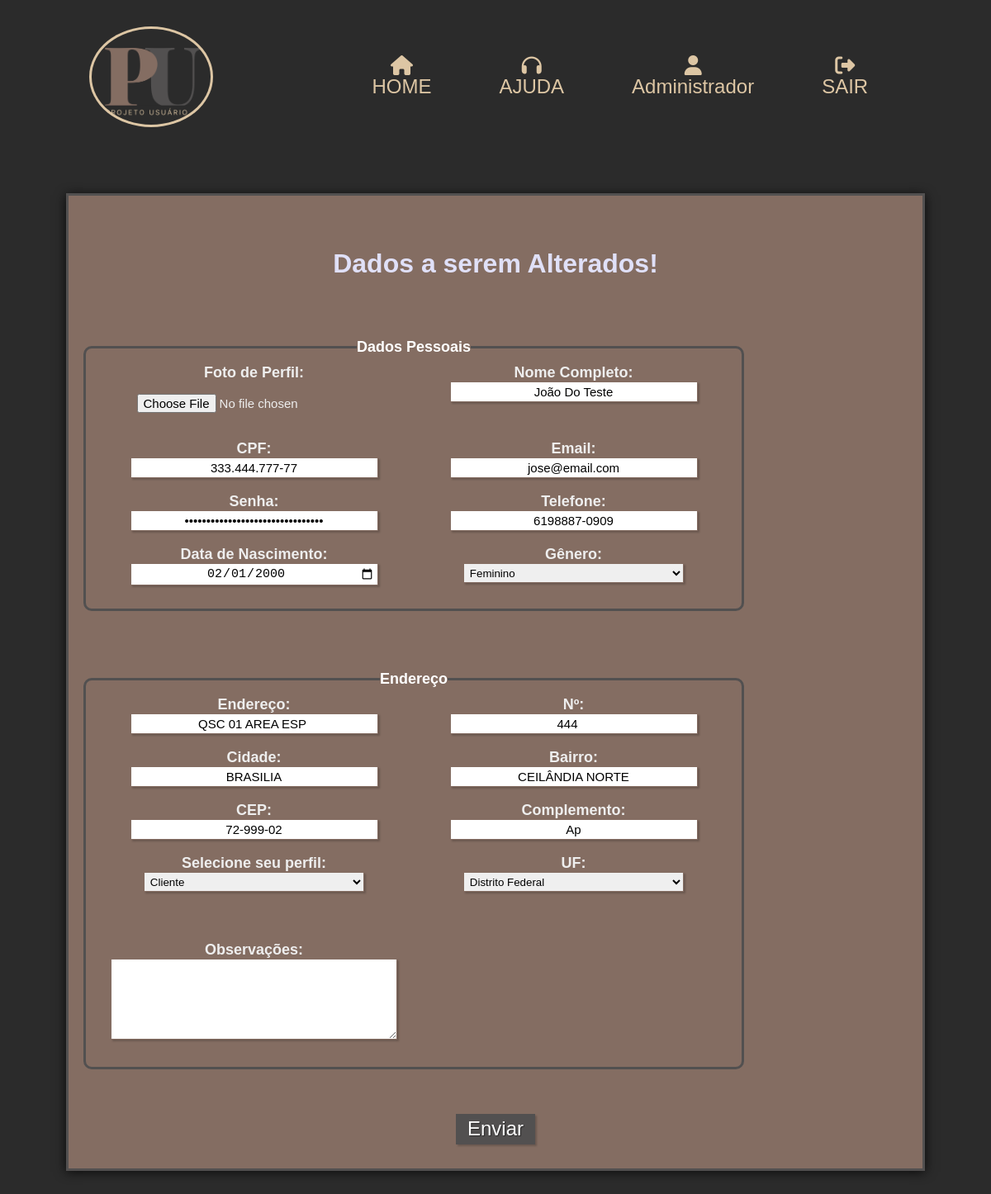
Page /view/alterar_adm_usu.php?id_usuario=2 (signed in) on the committed database.
### tables this page shows
CREATE TABLE `usuario` (
  `id_usuario` INT(11) NOT NULL AUTO_INCREMENT,
  `nome_usu` VARCHAR(100) NOT NULL,
  `email` VARCHAR(100) NOT NULL,
  `senha` VARCHAR(50) NOT NULL,
  `telefone` VARCHAR(20) DEFAULT NULL,
  `cpf` VARCHAR(14) DEFAULT NULL,
  `sexo` ENUM('masculino', 'feminino', 'naoBinario', 'naoDeclarar') NOT NULL COMMENT 'Masculino\\nFeminino\\nNão Binário\\nNão Declarar',
  `dt_nascimento` DATE DEFAULT NULL,
  `endereco` VARCHAR(70) DEFAULT NULL,
  `numero` CHAR(7) DEFAULT NULL,
  `complemento` VARCHAR(15) DEFAULT NULL,
  `bairro` VARCHAR(70) DEFAULT NULL,
  `cidade` VARCHAR(70) DEFAULT NULL,
  `cep` CHAR(9) DEFAULT NULL,
  `uf` CHAR(2) DEFAULT NULL,
  `foto` VARCHAR(50) DEFAULT NULL,
  `obs` TEXT DEFAULT NULL,
  `situacao` VARCHAR(10) DEFAULT 'Ativo' COMMENT 'Ativo\\nCancelado\\nBloqueado',
  `fk_id_perfil` INT(11) NOT NULL,
  PRIMARY KEY (`id_usuario`, `fk_id_perfil`),
  INDEX `fk_usuario_perfil_usu1_idx` (`fk_id_perfil` ASC) ,
  CONSTRAINT `fk_usuario_perfil_usu1`
    FOREIGN KEY (`fk_id_perfil`)
    REFERENCES `perfil` (`id_perfil`)
    ON DELETE NO ACTION
    ON UPDATE NO ACTION);

### model/usuarioDAO.php (called while the page is built, shortened)
<?php
require_once 'conexao.php';
require_once 'usuarioDTO.php';
class UsuarioDAO{
    public $pdo ;
    public function __construct(){
        $this->pdo = Conexao::getInstance();
    }
    public function buscarPorID($id) {
        try {
            $sql = "SELECT * FROM usuario WHERE id_usuario=?";
            $stmt = $this->pdo->prepare($sql);
            $stmt->bindValue(1,$id);
            $stmt->execute();
            if ($stmt->rowCount() > 0) {
                $usuarioFetch = $stmt->fetch(PDO::FETCH_ASSOC);
                $usuarioDTO = new UsuarioDTO();
                $usuarioDTO->setId_usuario($usuarioFetch["id_usuario"]);
                $usuarioDTO->setNome_usu($usuarioFetch["nome_usu"]);
                $usuarioDTO->setEmail($usuarioFetch["email"]);
                $usuarioDTO->setSenha($usuarioFetch["senha"]);
                $usuarioDTO->setCpf($usuarioFetch["cpf"]);
                $usuarioDTO->setTelefone($usuarioFetch["telefone"]);
                $usuarioDTO->setSexo($usuarioFetch["sexo"]);
                $usuarioDTO->setDt_nascimento($usuarioFetch["dt_nascimento"]);
                $usuarioDTO->setEndereco($usuarioFetch["endereco"]);
                $usuarioDTO->setNumero($usuarioFetch["numero"]);
                $usuarioDTO->setComplemento($usuarioFetch["complemento"]);
                $usuarioDTO->setBairro($usuarioFetch["bairro"]);
                $usuarioDTO->setCidade($usuarioFetch["cidade"]);
                $usuarioDTO->setUf($usuarioFetch["uf"]);
                $usuarioDTO->setCep($usuarioFetch["cep"]);
                $usuarioDTO->setSituacao($usuarioFetch["situacao"]);
                $usuarioDTO->setFoto($usuarioFetch["foto"]);
                $usuarioDTO->setObs($usuarioFetch["obs"]);
                $usuarioDTO->setId_Perfil($usuarioFetch["fk_id_perfil"]);
                return $usuarioDTO;
            }
            return false;
        } catch (PDOException $exc) {
            echo $exc->getMessage();
            die();
        }
    }
    public function mostrarFoto($id) {
        try{
            $sql = "SELECT * FROM usuario u INNER JOIN perfil p ON u.fk_id_perfil = p.id_perfil WHERE id_usuario=?";
            $stmt = $this->pdo->prepare($sql);
            $stmt->bindValue(1, $id);
            $stmt->execute();
            $usuarioFetch = $stmt->fetch(PDO::FETCH_ASSOC);
           if($usuarioFetch != null){
                    return $usuarioFetch;
               }
               return null;
           }catch(PDOException $exc){
           echo $exc->getMessage();
       }
    }
}

### model/conexao.php (called while the page is built)
<?php
class Conexao{
    private static $conexao;
    public static function getInstance(){
        if(!isset(self::$conexao)){
            try{
                $options = array(
                    PDO::ATTR_PERSISTENT => true,
                    PDO::MYSQL_ATTR_INIT_COMMAND => 'SET NAMES UTF8',
                    PDO::ATTR_ERRMODE => PDO::ERRMODE_EXCEPTION
                );
                    self::$conexao = new PDO("mysql:host=localhost;dbname=projeto_usu","root","",$options);
            }catch(PDOException $exc){
                echo "Erro ao conectar ao banco ".$exc->getMessage();
            }
        }
        return self::$conexao;
    }
}

### model/usuarioDTO.php (called while the page is built, shortened)
<?php
class UsuarioDTO{
    private $nome_usu;
    private $email;
    private $senha;
    private $cpf;
    private $telefone;
    private $sexo;
    private $dt_nascimento;
    private $endereco;
    private $numero;
    private $complemento;
    private $bairro;
    private $cidade;
    private $uf;
    private $cep;
    private $foto;
    private $obs;
    private $id_perfil;
    public function setId_usuario($id_usuario)
    {
        return $this;
    }
    public function getNome_usu(){
        return $this->nome_usu;
    }
    public function setNome_usu($nome_usu)
    {
        $this->nome_usu = ucwords(trim($nome_usu));
        return $this;
    }
    public function getEmail()
    {
        return $this->email;
    }
    public function setEmail($email)
    {
        $this->email = strtolower(trim($email));
        return $this;
    }
    public function getSenha()
    {
        return $this->senha;
    }
    public function setSenha($senha)
    {
        $this->senha = strtolower(trim($senha));
        return $this;
    }
    public function getCpf(){
        return $this->cpf;
    }
    public function setCpf($cpf)
    {
        $this->cpf = $cpf;
        return $this;
    }
    public function getTelefone(){
        return $this->telefone;
    }
    public function setTelefone($telefone){
        $this->telefone = $telefone;
    }
    public function getSexo(){
        return $this->sexo;
    }
    public function setSexo($sexo){
        $this->sexo = $sexo;
    }
    public function getDt_nascimento(){
        return $this->dt_nascimento;
    }
    public function setDt_nascimento($dt_nascimento){
        $this->dt_nascimento = $dt_nascimento;
    }
    public function getFoto(){
        return $this->foto;
    }
    public function setFoto($foto){
        $this->foto = $foto;
    }
    public function getObs(){
        return $this->obs;
    }
    public function setObs($obs){
        $this->obs = $obs;
    }
    public function getEndereco(){
        return $this->endereco;
    }
    public function setEndereco($endereco)
    {
        $this->endereco = $endereco;
        return $this;
    }
    public function getNumero(){
        return $this->numero;
    }
    public function setNumero($numero)
    {
        $this->numero = $numero;
        return $this;
    }
    public function getComplemento(){
        return $this->complemento;
    }
    public function setComplemento($complemento)
    {
        $this->complemento = $complemento;
        return $this;
    }
    public function getBairro(){
        return $this->bairro;
    }
    public function setBairro($bairro)
    {
        $this->bairro = $bairro;
        return $this;
    }
    public function getCidade(){
        return $this->cidade;
    }
    public function setCidade($cidade)
    {
        $this->cidade = $cidade;
        return $this;
    }
    public function getUf(){
        return $this->uf;
    }
    public function setUf($uf)
    {
        $this->uf = $uf;
        return $this;
    }
    public function getCep(){
        return $this->cep;
    }
    public function setCep($cep)
    {
        $this->cep = $cep;
        return $this;
    }
    public function setSituacao($situacao)
    {
        return $this;
    }
    public function getId_perfil(){
        return $this->id_perfil;
    }
    public function setId_perfil($id_perfil)
    {
        $this->id_perfil = $id_perfil;
        return $this;
    }
}

### view/alterar_adm_usu.php (the view, shortened to what this page needs)
<?php
require_once '../model/usuarioDAO.php';
$usuarioDAO = new UsuarioDAO();
if(isset($_SESSION['id_usuario'])){
    $nome_usuario = $_SESSION['nome_usu'];
    $id = $_SESSION['id_usuario'];
    $id_perfil = $_SESSION['id_perfil'];
    $usuarioFetch = $usuarioDAO->mostrarFoto($id);
    if (isset($_GET['id_usuario'])) {
        $id_cliente = $_GET['id_usuario'];
        $usuario = $usuarioDAO->buscarPorID($id_cliente);
    } else {
    }
}else{
    $nome_usuario = "";
    header("Location: ../index.php?msg=Usuário não encontrado");
    exit();
}
?>
<!DOCTYPE html>
<html lang="pt-br">
<head>
    <link rel="stylesheet" href="../css/cadastro.css">
    <link rel="stylesheet" href="../css/style.css">
    <link rel="stylesheet" href="https://cdnjs.cloudflare.com/ajax/libs/font-awesome/6.4.0/css/all.min.css" />
    <link rel="stylesheet" href="https://cdn.jsdelivr.net/npm/sweetalert2@11.0.18/dist/sweetalert2.min.css">
</head>
<body>
    <header class="main_header">
        <a href="../index.php" class="logo">
            <img src="../assets/Logo.png" alt="Bem vindo ao projeto usuário">
        </a>
        <nav class="navbar">
            <a href="../index.php"><i class="fa-solid fa-house"></i>HOME</a></li>
            <a href="http://" target="_blank"><i class="fa-solid fa-headphones"></i>AJUDA</a>
            <?php
                if (!empty($nome_usuario)) {
                    if ($id_perfil == 1 || $id_perfil == 2 || $id_perfil == 3) {
                        $foto = $usuarioFetch['foto'] ?? "";
                        echo '<a href="perfil_usu.php">';
                        if ($foto) {
                                echo '<img src="../assets/pessoas/'.$foto.'" alt="Foto do Cliente">';
                            } else {
                                echo '<i class="fa-solid fa-user"></i>';
                            }
                        echo $nome_usuario.'</a>';
                        echo '<a class="border1" href="../control/control_sair.php" class="item_menu"><i class="fa-solid fa-right-from-bracket"></i>SAIR</a>';
                    }
                }
            ?>
        </nav>
    </header>
    <main id="container">
        <h1>Dados a serem Alterados!</h1>
        <form action="../control/alterar_cliente_control.php" method="post" enctype="multipart/form-data">
            <fieldset class="grupo">
                <legend><strong>Dados Pessoais</strong></legend>
                <div class="field">
                    <label for="foto"><strong>Foto de Perfil:</strong></label>
                    <input type="file" name="foto" class="input" value="<?= $usuario->getFoto()?>" required>
                </div>
                <div class="field">
                    <label for="nome_usu"><strong>Nome Completo:</strong><br></label>
                    <input type="text" name="nome_usu" class="input" value="<?= $usuario->getNome_usu()?>" required>
                </div>
                <div class="field">
                    <label for="cpf"><strong>CPF:</strong><br></label>
                    <input type="text" name="cpf" value="<?= $usuario->getCpf()?>" class="input">
                </div>
                <div class="field">
                    <label for="email"><strong>Email:</strong><br></label>
                    <input type="text" name="email" value="<?= $usuario->getEmail()?>" class="input">
                </div>
                <div class="field">
                    <label for="senha"><strong>Senha:</strong><br></label>
                    <input type="password" name="senha" value="<?= $usuario->getSenha()?>" class="input">
                </div>
                <div class="field">
                    <label for="telefone"><strong>Telefone:</strong><br></label>
                    <input type="tel" name="telefone" value="<?= $usuario->getTelefone()?>" class="input">
                </div>
                <div class="field">
                    <label for="dt_nascimento"><strong>Data de Nascimento:</strong><br></label>
                    <input type="date" name="dt_nascimento" value="<?= $usuario->getDt_nascimento()?>" class="input">
                </div>
                <div class="field">
                    <label for="sexo"><strong>Gênero:</strong></label><br>
                    <select id="sexo" name="sexo" required>
                        <option value="feminino" <?=($usuario->getSexo() == 'feminino') ? 'selected' : ''; ?>>Feminino</option>
                    </select>
                </div>
            </fieldset>
            <fieldset class="grupo">
                <legend><strong>Endereço</strong></legend>
                <div class="field">
                    <label for="endereco"><strong>Endereço:</strong><br></label>
                    <input type="text" name="endereco" value="<?= $usuario->getEndereco()?>" class="input">
                </div>
                <div class="field">
                    <label for="numero"><strong>Nº:</strong><br></label>
                    <input type="number" name="numero" value="<?= $usuario->getNumero()?>" class="input">
                </div>
                <div class="field">
                    <label for="cidade"><strong>Cidade:</strong><br></label>
                    <input type="text" name="cidade" value="<?= $usuario->getCidade()?>" class="input">
                </div>
                <div class="field">
                    <label for="bairro"><strong>Bairro:</strong><br></label>
                    <input type="text" name="bairro" value="<?= $usuario->getBairro()?>" class="input">
                </div>
                <div class="field">
                    <label for="cep"><strong>CEP:</strong><br></label>
                    <input type="text" name="cep" value="<?= $usuario->getCep()?>" class="input">
                </div>
                <div class="field">
                    <label for="complemento"><strong>Complemento:</strong><br></label>
                    <input type="text" name="complemento" value="<?= $usuario->getComplemento()?>" class="input">
                </div>
                <div class="field">
                    <label for="sexo"><strong>Selecione seu perfil:</strong></label><br>
                    <select id="fk_id_perfil" name="fk_id_perfil" required>
                        <option value="2" <?=($usuario->getId_perfil() == '2') ? 'selected' : ''; ?>>Cliente</option>
                    </select>
                </div>
                <div class="field">
                    <label for="uf"><strong>UF:</strong></label><br>
                    <select id="estado" name="uf" required>
                        <option value="DF" <?=($usuario->getUf() == 'DF') ? 'selected' : ''; ?>>Distrito Federal</option>
                    </select><br><br><br>
                </div>
                <div class="field">
                    <label for="obs"><strong>Observações:</strong><br></label>
                    <textarea rows="6" style="width: 26em" name="obs" value="<?= $usuario->getObs()?>" ></textarea>
                </div>
            </fieldset> <br><br><br>
            <input type="submit" value="Enviar" name="submit" class="botao">
        </form>
    </main>
</body>
</html>

### rows in the picture
usuario: nome_usu "João Do Teste", cpf "333.444.777-77", email "jose@email.com", telefone "6198887-0909", dt_nascimento "02/01/2000", sexo "Feminino", endereco "QSC 01 AREA ESP", numero "444", cidade "BRASILIA", bairro "CEILÂNDIA NORTE", cep "72-999-02", complemento "Ap", fk_id_perfil "Cliente", uf "Distrito Federal"

### other values in the picture
$nome_usuario "Administrador"
